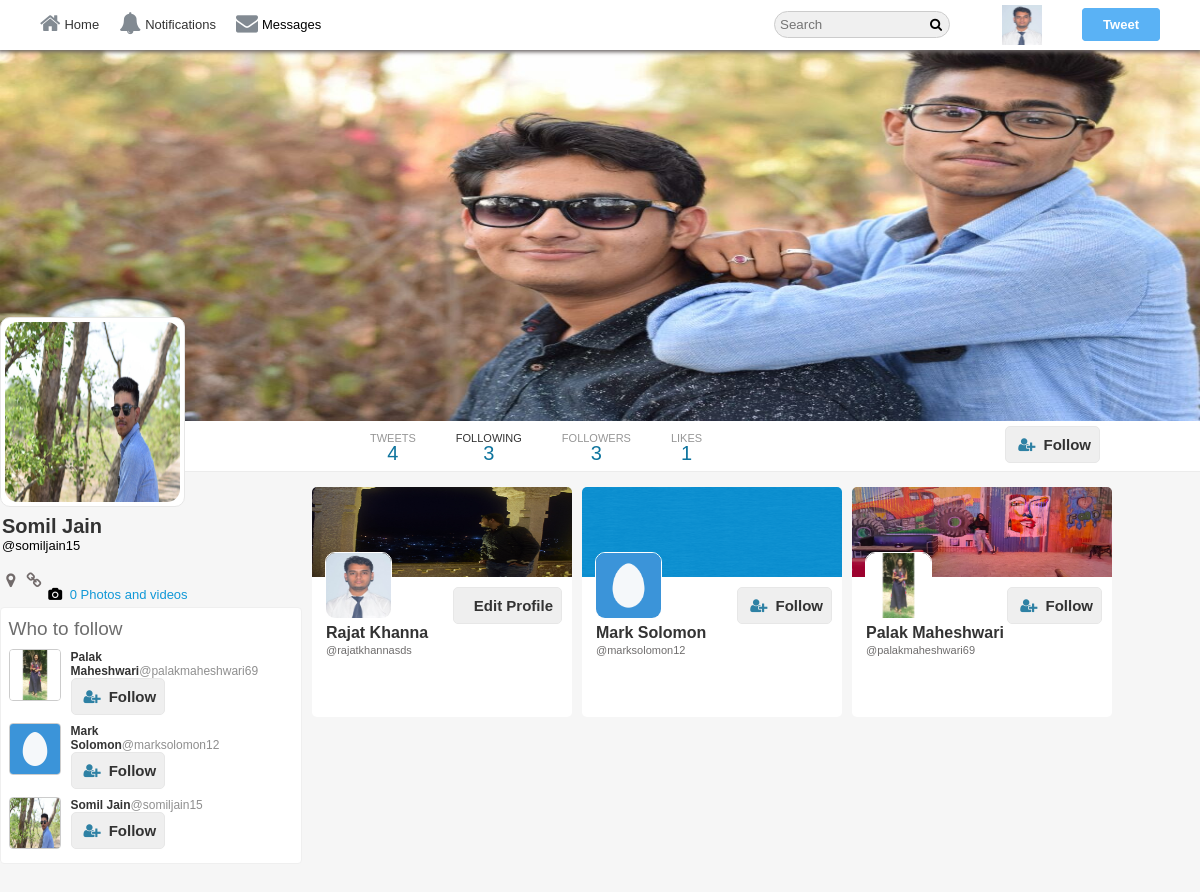
Page /SayIt/following.php?username=somiljain15 (signed in) on the committed database.
### tables this page shows
CREATE TABLE `users` (
  `user_id` int(11) NOT NULL,
  `username` varchar(40) NOT NULL,
  `email` varchar(255) NOT NULL,
  `password` varchar(32) NOT NULL,
  `screenName` varchar(40) NOT NULL,
  `profileImage` varchar(255) NOT NULL,
  `profileCover` varchar(255) NOT NULL,
  `following` int(11) NOT NULL,
  `followers` int(11) NOT NULL,
  `bio` varchar(140) NOT NULL,
  `country` varchar(255) NOT NULL,
  `website` varchar(255) NOT NULL
);

### SayIt/core/init.php (called while the page is built, shortened)
<?php
	include 'database/connection.php';
	include 'classes/user.php';
	include 'classes/tweet.php';
	include 'classes/follow.php';
 	global $pdo;
  	$getFromU = new User($pdo);
    $getFromF = new Follow($pdo);
 ?>

### SayIt/core/classes/user.php (called while the page is built, shortened)
<?php
class User{
	protected $pdo;
 	public function __construct($pdo){
	    $this->pdo = $pdo;
	}
	public function checkInput($data){
		$data = htmlspecialchars($data);
		$data = trim($data);
		$data = stripcslashes($data);
		return $data;
	}
	public function userData($user_id){
		$stmt = $this->pdo->prepare('SELECT * FROM `users` WHERE `user_id` = :user_id');
		$stmt->bindParam(':user_id', $user_id, PDO::PARAM_INT);
		$stmt->execute();
		return $stmt->fetch(PDO::FETCH_OBJ);
	}
	public function loggedIn(){
		return (isset($_SESSION['user_id'])) ? true : false;
	}
	public function userIdbyUsername($username){
		$stmt = $this->pdo->prepare("SELECT `user_id` FROM `users` WHERE (`username`  = :username)");
		$stmt->bindParam("username", $username, PDO::PARAM_STR);
		$stmt->execute();
	    $user = $stmt->fetch(PDO::FETCH_OBJ);
	    return $user->user_id;
	}
}
?>

### SayIt/following.php (the view, shortened to what this page needs)
<?php
 	if(isset($_GET['username']) === true && empty($_GET['username']) === false){
		include 'core/init.php';
		$username    = $getFromU->checkInput($_GET['username']);
		$profileId   = $getFromU->userIdByUsername($username);
		$profileData = $getFromU->userData($profileId);
		$user_id 	 = $_SESSION['user_id'];
		$user 		 = $getFromU->userData($user_id);
	}else{
		header('Location:'.BASE_URL.'index.php');
	}
?>
<!doctype html>
<html>
	<head>
		<link rel="stylesheet" href="https://cdnjs.cloudflare.com/ajax/libs/font-awesome/4.6.3/css/font-awesome.css"/>
		<link rel="stylesheet" href="<?php echo BASE_URL;?>assets/css/style-complete.css"/>
   </head>
<body>
<div class="wrapper">
<div class="header-wrapper">
	<div class="nav-container">
    	<div class="nav">
		<div class="nav-left">
			<ul>
				<li><a href="<?php echo BASE_URL;?>"><i class="fa fa-home" aria-hidden="true"></i>Home</a></li>
				<?php if($getFromU->loggedIn()=== true){?>
					<li><a href="<?php echo BASE_URL;?>i/notifications"><i class="fa fa-bell" aria-hidden="true"></i>Notifications</a></li>
					<li id="messagePopup"><i class="fa fa-envelope" aria-hidden="true"></i>Messages</li>
				<?php }?>
			</ul>
		</div>
		<div class="nav-right">
			<ul>
				<li><input type="text" placeholder="Search" class="search"/><i class="fa fa-search" aria-hidden="true"></i>
				</li>
			<?php if($getFromU->loggedIn() === true){?>
				<li class="hover"><label class="drop-label" for="drop-wrap1"><img src="<?php echo BASE_URL.$user->profileImage;?>"/></label>
				</li>
				<li><label class="addTweetBtn" for="pop-up-tweet">Tweet</label></li>
				<?php } else{
							echo '<li><a href="'.BASE_URL.'/index.php">Have an account? Log in!</a></li>';
						}
				?>
			</ul>
		</div>
	</div>
	</div>
 </div>
<div class="profile-cover-wrap">
<div class="profile-cover-inner">
	<div class="profile-cover-img">
		<img src="<?php echo BASE_URL.$profileData->profileCover;?>"/>
	</div>
</div>
<div class="profile-nav">
 <div class="profile-navigation">
	<ul>
		<li>
		<div class="n-head">
			TWEETS
		</div>
		<div class="n-bottom">
		  <?php $getFromT->countTweets($profileId);?>
		</div>
		</li>
		<li>
			<a href="<?php echo BASE_URL.$profileData->username;?>/following">
				<div class="n-head">
					<a href="<?php echo BASE_URL.$profileData->username;?>/following">FOLLOWING</a>
				</div>
				<div class="n-bottom">
					<span class="count-following"><?php echo $profileData->following;?></span>
				</div>
			</a>
		</li>
		<li>
		 <a href="<?php echo BASE_URL.$profileData->username;?>/followers">
				<div class="n-head">
					FOLLOWERS
				</div>
				<div class="n-bottom">
					<span class="count-followers"><?php echo $profileData->followers;?></span>
				</div>
			</a>
		</li>
		<li>
			<a href="#">
				<div class="n-head">
					LIKES
				</div>
				<div class="n-bottom">
					<?php $getFromT->countLikes($profileId);?>
				</div>
			</a>
		</li>
	</ul>
	<div class="edit-button">
		<span>
			<?php echo $getFromF->followBtn($profileId, $user_id, $profileData->user_id);?>
 		</span>
	</div>
    </div>
</div>
</div>
<div class="in-wrapper">
 <div class="in-full-wrap">
   <div class="in-left">
     <div class="in-left-wrap">
	<div class="profile-info-wrap">
	 <div class="profile-info-inner">
		<div class="profile-img">
			<img src="<?php echo BASE_URL.$profileData->profileImage;?>"/>
		</div>
		<div class="profile-name-wrap">
			<div class="profile-name">
				<a href="<?php echo BASE_URL.$profileData->username;?>"><?php echo $profileData->screenName;?></a>
			</div>
			<div class="profile-tname">
				@<span class="username"><?php echo $profileData->username;?></span>
			</div>
		</div>
<div class="profile-extra-info">
	<div class="profile-extra-inner">
		<ul>
			<li>
				<div class="profile-ex-location-i">
					<i class="fa fa-map-marker" aria-hidden="true"></i>
				</div>
			</li>
			<li>
				<div class="profile-ex-location-i">
					<i class="fa fa-link" aria-hidden="true"></i>
				</div>
			</li>
		</ul>
	</div>
</div>
<div class="profile-extra-footer">
	<div class="profile-extra-footer-head">
		<div class="profile-extra-info">
			<ul>
				<li>
					<div class="profile-ex-location-i">
						<i class="fa fa-camera" aria-hidden="true"></i>
					</div>
					<div class="profile-ex-location">
						<a href="#">0 Photos and videos </a>
					</div>
				</li>
			</ul>
		</div>
	</div>
	<?php $getFromF->whoToFollow($user_id,$user_id);?>
 </div>
	 </div>
	</div>
	</div>
  </div>
		<div class="wrapper-following">
			<div class="wrap-follow-inner">
			  <?php $getFromF->followingList($profileId, $user_id, $profileData->user_id);?>
			</div>
		</div>
	</div>
</div>
</div>
</body>
</html>

### SayIt/core/classes/follow.php (shortened to what this page needs)
<?php
 class Follow extends User
 {
    public function __construct($pdo)
    {
        $this->pdo = $pdo;
    }
    public function checkFollow($followerID, $user_id){
		$stmt = $this->pdo->prepare("SELECT * FROM `follow` WHERE `sender` = :user_id  AND `receiver` = :followerID");
		$stmt->bindParam(":user_id", $user_id, PDO::PARAM_INT);
		$stmt->bindParam(":followerID", $followerID, PDO::PARAM_INT);
		$stmt->execute();
		return $stmt->fetch(PDO::FETCH_ASSOC);
	}
	public function followBtn($profileID, $user_id, $followID){
			$data = $this->checkFollow($profileID, $user_id);
			if($this->loggedIn()===true){
				if($profileID != $user_id){
					if(isset($data['receiver']) && $data['receiver'] === $profileID){
						return "<button class='f-btn following-btn follow-btn' data-follow='".$profileID."' data-profile='".$followID."'>Following</button>";
					}else{
						return "<button class='f-btn follow-btn' data-follow='".$profileID."' data-profile='".$followID."'><i class='fa fa-user-plus'></i>Follow</button>";
					}
				}else{
					return "<button class='f-btn' onclick=location.href='".BASE_URL."profileEdit.php'>Edit Profile</button>";
				}
			}else{
				return "<button class='f-btn' onclick=location.href='".BASE_URL."index.php'><i class='fa fa-user-plus'></i>Follow</button>";
			}
		}
	public function followingList($profileID, $user_id, $followID){
		$stmt = $this->pdo->prepare("SELECT * FROM `users` LEFT JOIN `follow` ON `receiver` = `user_id` AND CASE WHEN `sender` = :profileID THEN `receiver` = `user_id` END WHERE `sender` IS NOT NULL ");
		$stmt->bindParam(":profileID", $profileID, PDO::PARAM_INT);
		$stmt->execute();
		$followings = $stmt->fetchAll(PDO::FETCH_OBJ);
		foreach ($followings as $following) {
			echo '<div class="follow-unfollow-box">
					<div class="follow-unfollow-inner">
						<div class="follow-background">
							<img src="'.BASE_URL.$following->profileCover.'"/>
						</div>
						<div class="follow-person-button-img">
							<div class="follow-person-img">
							 	<img src="'.BASE_URL.$following->profileImage.'"/>
							</div>
							<div class="follow-person-button">
								 '.$this->followBtn($following->user_id, $user_id, $followID).'
						    </div>
						</div>
						<div class="follow-person-bio">
							<div class="follow-person-name">
								<a href="'.BASE_URL.$following->username.'">'.$following->screenName.'</a>
							</div>
							<div class="follow-person-tname">
								<a href="'.BASE_URL.$following->username.'">@'.$following->username.'</a>
							</div>
							<div class="follow-person-dis">
								'.Tweet::getTweetLinks($following->bio).'
							</div>
						</div>
					</div>
				</div>';
		}
	}
	public function whoToFollow($user_id, $profileID){
		$stmt = $this->pdo->prepare("SELECT * FROM `users` WHERE `user_id` != :user_id AND `user_id` NOT IN (SELECT `receiver` FROM `follow` WHERE `sender` = :user_id) ORDER BY rand() LIMIT 3");
		$stmt->execute(array("user_id" => $user_id));
		$users = $stmt->fetchAll(PDO::FETCH_OBJ);
		echo '<div class="follow-wrap"><div class="follow-inner"><div class="follow-title"><h3>Who to follow</h3></div>';
		foreach ($users as $user) {
			echo '<div class="follow-body">
					<div class="follow-img">
					  <img src="'.BASE_URL.$user->profileImage.'"/>
				    </div>
					<div class="follow-content">
						<div class="fo-co-head">
							<a href="'.BASE_URL.$user->username.'">'.$user->screenName.'</a><span>@'.$user->username.'</span>
						</div>
						'.$this->followBtn($user->user_id, $user_id, $profileID).'
					</div>
				</div>';
		}
		echo '</div></div>';
	}
}
?>

### rows in the picture
users: profileImage (picture), profileCover (picture), screenName "Rajat Khanna", username "rajatkhannasds"
users: profileCover (picture), following "3", followers "3", profileImage (picture), screenName "Somil Jain", username "somiljain15"
users: profileImage (picture), screenName "Palak Maheshwari", username "palakmaheshwari69", profileCover (picture)
users: profileImage (placeholder picture), screenName "Mark Solomon", username "marksolomon12", profileCover (placeholder picture)

### other values in the picture
$count->totalTweets "4"
$count->totalLikes "1"
